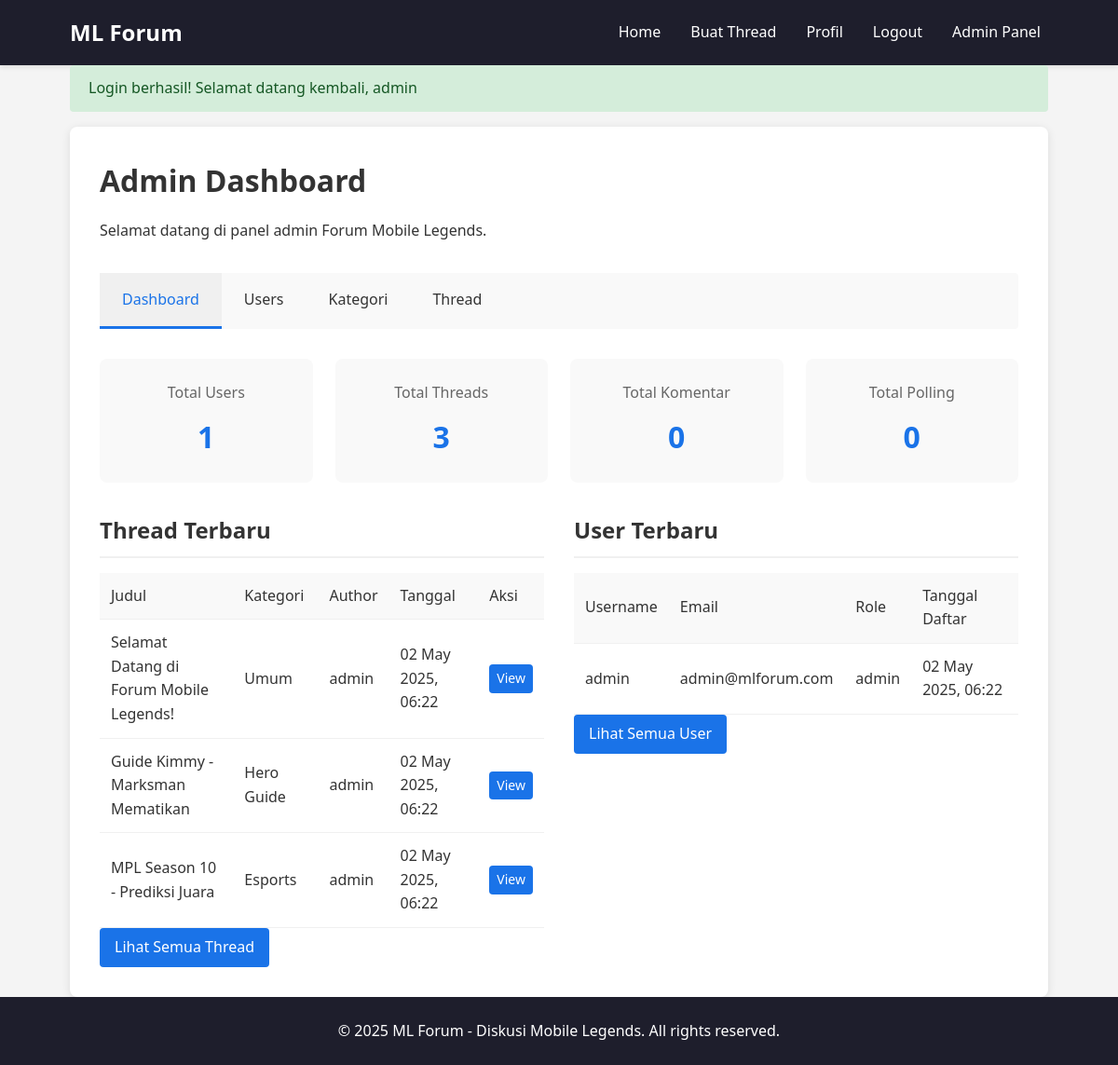
/admin/index.php (signed in), run on the app's committed database.
### tables this page shows
CREATE TABLE threads (
  id INT AUTO_INCREMENT PRIMARY KEY,
  title VARCHAR(255) NOT NULL,
  content TEXT NOT NULL,
  user_id INT NOT NULL,
  category_id INT NOT NULL,
  created_at TIMESTAMP DEFAULT CURRENT_TIMESTAMP,
  updated_at TIMESTAMP DEFAULT CURRENT_TIMESTAMP ON UPDATE CURRENT_TIMESTAMP,
  views INT DEFAULT 0,
  is_pinned BOOLEAN DEFAULT FALSE,
  has_poll BOOLEAN DEFAULT FALSE,
  FOREIGN KEY (user_id) REFERENCES users(id),
  FOREIGN KEY (category_id) REFERENCES categories(id)
);

CREATE TABLE categories (
  id INT AUTO_INCREMENT PRIMARY KEY,
  name VARCHAR(100) NOT NULL,
  description TEXT
);

CREATE TABLE users (
  id INT AUTO_INCREMENT PRIMARY KEY,
  username VARCHAR(50) NOT NULL UNIQUE,
  password VARCHAR(255) NOT NULL,
  email VARCHAR(100) NOT NULL UNIQUE,
  role ENUM('admin', 'user') DEFAULT 'user',
  join_date TIMESTAMP DEFAULT CURRENT_TIMESTAMP
);

### admin/index.php (the view, shortened to what this page needs)
<?php
$parent_dir = dirname(__DIR__);
require_once $parent_dir . '/includes/header.php';
$stats = [];
$query = "SELECT COUNT(*) as count FROM users";
$result = $conn->query($query);
$stats['users'] = $result->fetch_assoc()['count'];
$query = "SELECT COUNT(*) as count FROM threads";
$result = $conn->query($query);
$stats['threads'] = $result->fetch_assoc()['count'];
$query = "SELECT COUNT(*) as count FROM comments";
$result = $conn->query($query);
$stats['comments'] = $result->fetch_assoc()['count'];
$query = "SELECT COUNT(*) as count FROM polls";
$result = $conn->query($query);
$stats['polls'] = $result->fetch_assoc()['count'];
$query = "SELECT t.*, u.username, c.name as category_name
          FROM threads t
          JOIN users u ON t.user_id = u.id
          JOIN categories c ON t.category_id = c.id
          ORDER BY t.created_at DESC LIMIT 5";
$recent_threads = $conn->query($query);
$query = "SELECT * FROM users ORDER BY join_date DESC LIMIT 5";
$recent_users = $conn->query($query);
?>
<div class="admin-container">
    <div class="admin-header">
        <h1>Admin Dashboard</h1>
        <p>Selamat datang di panel admin Forum Mobile Legends.</p>
    </div>
    <div class="admin-menu">
        <a href="index.php" class="admin-menu-item active">Dashboard</a>
        <a href="users.php" class="admin-menu-item">Users</a>
        <a href="categories.php" class="admin-menu-item">Kategori</a>
        <a href="threads.php" class="admin-menu-item">Thread</a>
    </div>
    <div class="dashboard-stats">
        <div class="stats-grid">
            <div class="stat-card">
                <div class="stat-title">Total Users</div>
                <div class="stat-value"><?php echo $stats['users']; ?></div>
            </div>
            <div class="stat-card">
                <div class="stat-title">Total Threads</div>
                <div class="stat-value"><?php echo $stats['threads']; ?></div>
            </div>
            <div class="stat-card">
                <div class="stat-title">Total Komentar</div>
                <div class="stat-value"><?php echo $stats['comments']; ?></div>
            </div>
            <div class="stat-card">
                <div class="stat-title">Total Polling</div>
                <div class="stat-value"><?php echo $stats['polls']; ?></div>
            </div>
        </div>
    </div>
    <div class="admin-content">
        <div class="admin-row">
            <div class="admin-col">
                <h2>Thread Terbaru</h2>
                <?php if($recent_threads->num_rows > 0): ?>
                    <table class="table">
                        <thead>
                            <tr>
                                <th>Judul</th>
                                <th>Kategori</th>
                                <th>Author</th>
                                <th>Tanggal</th>
                                <th>Aksi</th>
                            </tr>
                        </thead>
                        <tbody>
                            <?php while($thread = $recent_threads->fetch_assoc()): ?>
                                <tr>
                                    <td><?php echo $thread['title']; ?></td>
                                    <td><?php echo $thread['category_name']; ?></td>
                                    <td><?php echo $thread['username']; ?></td>
                                    <td><?php echo formatDate($thread['created_at']); ?></td>
                                    <td>
                                        <a href="../thread.php?id=<?php echo $thread['id']; ?>" class="btn btn-sm">View</a>
                                    </td>
                                </tr>
                            <?php endwhile; ?>
                        </tbody>
                    </table>
                <?php else: ?>
                    <p>Belum ada thread yang dibuat.</p>
                <?php endif; ?>
                <a href="threads.php" class="btn">Lihat Semua Thread</a>
            </div>
            <div class="admin-col">
                <h2>User Terbaru</h2>
                <?php if($recent_users->num_rows > 0): ?>
                    <table class="table">
                        <thead>
                            <tr>
                                <th>Username</th>
                                <th>Email</th>
                                <th>Role</th>
                                <th>Tanggal Daftar</th>
                            </tr>
                        </thead>
                        <tbody>
                            <?php while($user = $recent_users->fetch_assoc()): ?>
                                <tr>
                                    <td><?php echo $user['username']; ?></td>
                                    <td><?php echo $user['email']; ?></td>
                                    <td><?php echo $user['role']; ?></td>
                                    <td><?php echo formatDate($user['join_date']); ?></td>
                                </tr>
                            <?php endwhile; ?>
                        </tbody>
                    </table>
                <?php else: ?>
                    <p>Belum ada user yang terdaftar.</p>
                <?php endif; ?>
                <a href="users.php" class="btn">Lihat Semua User</a>
            </div>
        </div>
    </div>
</div>
<?php require_once $parent_dir . '/includes/footer.php'; ?>

### assets/css/style.css (style rules this page uses)
* { margin: 0; padding: 0; box-sizing: border-box; }
body { font-family: 'Segoe UI', Tahoma, Geneva, Verdana, sans-serif; line-height: 1.6; color: #333; background-color: #f4f4f4; }
a { text-decoration: none; color: #1a73e8; }
.btn { display: inline-block; background-color: #1a73e8; color: white; padding: 0.5rem 1rem; border: none; border-radius: 4px; cursor: pointer; font-size: 1rem; transition: background-color 0.3s; }
.btn-sm { padding: 0.25rem 0.5rem; font-size: 0.875rem; }
.admin-container { background-color: white; padding: 2rem; border-radius: 8px; box-shadow: 0 2px 10px rgba(0, 0, 0, 0.1); }
.admin-header { margin-bottom: 2rem; }
.admin-header h1 { margin-bottom: 1rem; }
.admin-menu { display: flex; background-color: #f9f9f9; border-radius: 4px; margin-bottom: 2rem; }
.admin-menu-item { padding: 1rem 1.5rem; color: #333; border-bottom: 3px solid transparent; transition: all 0.3s; }
.admin-menu-item:hover, .admin-menu-item.active { color: #1a73e8; border-bottom-color: #1a73e8; background-color: #f0f0f0; }
.table { width: 100%; border-collapse: collapse; }
.table th, .table td { padding: 0.75rem; text-align: left; border-bottom: 1px solid #f0f0f0; }
.table th { background-color: #f9f9f9; font-weight: 500; }

### admin/index.php (style rules this page uses)
.dashboard-stats { margin-bottom: 2rem; }
.stats-grid { display: grid; grid-template-columns: repeat(auto-fit, minmax(200px, 1fr)); gap: 1.5rem; }
.stat-card { background-color: #f9f9f9; padding: 1.5rem; border-radius: 8px; text-align: center; }
.stat-title { color: #666; margin-bottom: 0.5rem; }
.stat-value { font-size: 2rem; font-weight: bold; color: #1a73e8; }
.admin-row { display: grid; grid-template-columns: 1fr 1fr; gap: 2rem; }
.admin-col h2 { margin-bottom: 1rem; padding-bottom: 0.5rem; border-bottom: 2px solid #f0f0f0; }

### data on the page
threads: title "Selamat Datang di Forum Mobile Legends!", category.name "Umum", user.username "admin", created_at "02 May 2025, 06:22"
threads: title "Guide Kimmy - Marksman Mematikan", category.name "Hero Guide", user.username "admin", created_at "02 May 2025, 06:22"
threads: title "MPL Season 10 - Prediksi Juara", category.name "Esports", user.username "admin", created_at "02 May 2025, 06:22"
users: username "admin", email "admin@mlforum.com", role "admin", join_date "02 May 2025, 06:22"

### other printed values
$_SESSION['message'] "Login berhasil! Selamat datang kembali, admin"
$stats['users'] "1"
$stats['threads'] "3"
$stats['comments'] "0"
$stats['polls'] "0"
